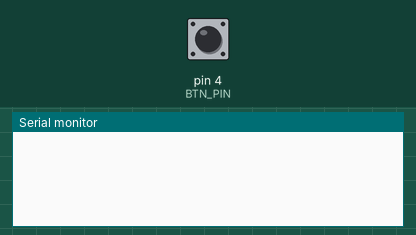
A sketch run on a simulated Arduino Uno, built with avr-gcc and run on an emulated ATmega328P. Parts: the last lines printed to the serial monitor. Inputs (shaded band) come from the test bench; at power-on: pin 4 (BTN_PIN) HIGH.

Above: at 1.2 s.
1.3 s: pin 4 (BTN_PIN) pulled LOW for 0.15 s
At 1.46 s:
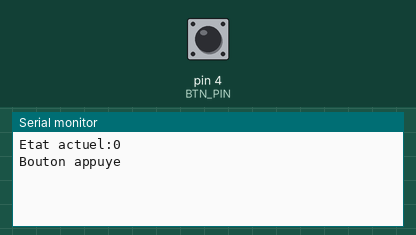
At 3.0 s:
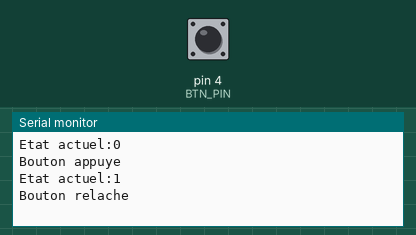

The sketch:

c03_bouton_rebond.ino
```cpp
// Exemple montrant comment détecter
// le front montant et descendant
// du signal du bouton
//


#define BTN_PIN 4

unsigned long currentTime = 0;
unsigned long lastTime = 0;

// Lorsque la lecture = 1, le bouton
// n'est pas appuyé
int btnPrecedent = 1;

// L'état utilisé pour la logique de l'application
int btnEtat = 1;
int btnEtatPrec = 1;

// Delai pour eviter les rebonds
int btnDelai = 25;

void setup() {
  Serial.begin(9600);

  pinMode(BTN_PIN, INPUT_PULLUP);

}

void loop() {
  currentTime = millis();

  int btnActuel = digitalRead(BTN_PIN);

  if (btnActuel != btnPrecedent) {
    lastTime = currentTime;
  }

  // Ce petit delai permet d'éviter de lire un rebond
  if (currentTime - lastTime > btnDelai) {
    if (btnActuel != btnEtat) {
      btnEtat = btnActuel; // On enregistre l'état actuel
      Serial.print("Etat actuel:");
      Serial.println(btnEtat);
    }
  }

  btnPrecedent = btnActuel;

  // Cette partie est pour détecter les changements
  // d'état donc de 0 à 1 et de 1 à 0.
  if (btnEtat == 1 && btnEtatPrec == 0) {
    Serial.println("Bouton relache");
  } else if (btnEtat == 0 && btnEtatPrec == 1) {
    Serial.println("Bouton appuye");
  }

  btnEtatPrec = btnEtat;
}
```

Measured:
- after the input at 1.3 s, the serial monitor: prints a new line at once (image 1)
